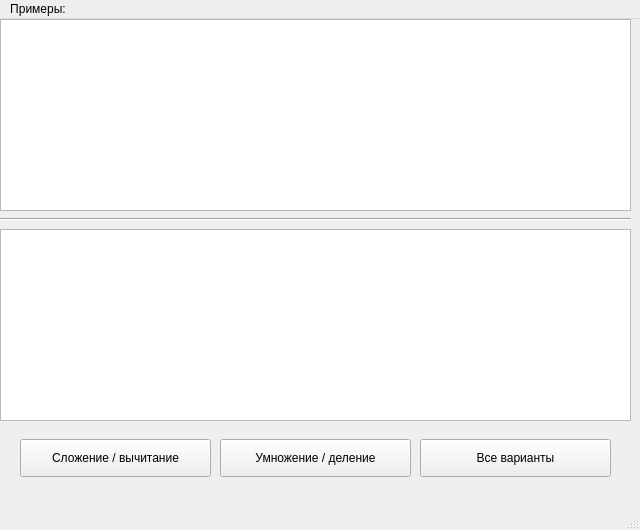
<?xml version="1.0" encoding="UTF-8"?>
<ui version="4.0">
 <class>MainWindow</class>
 <widget class="QMainWindow" name="MainWindow">
  <property name="geometry">
   <rect>
    <x>0</x>
    <y>0</y>
    <width>640</width>
    <height>530</height>
   </rect>
  </property>
  <property name="windowTitle">
   <string>MainWindow</string>
  </property>
  <widget class="QWidget" name="centralwidget">
   <widget class="QPushButton" name="pushButton">
    <property name="geometry">
     <rect>
      <x>20</x>
      <y>420</y>
      <width>191</width>
      <height>38</height>
     </rect>
    </property>
    <property name="text">
     <string>Сложение / вычитание</string>
    </property>
   </widget>
   <widget class="QPushButton" name="pushButton_2">
    <property name="geometry">
     <rect>
      <x>220</x>
      <y>420</y>
      <width>191</width>
      <height>38</height>
     </rect>
    </property>
    <property name="text">
     <string>Умножение / деление</string>
    </property>
   </widget>
   <widget class="QPushButton" name="pushButton_3">
    <property name="geometry">
     <rect>
      <x>420</x>
      <y>420</y>
      <width>191</width>
      <height>38</height>
     </rect>
    </property>
    <property name="text">
     <string>Все варианты</string>
    </property>
   </widget>
   <widget class="QTextEdit" name="textEdit">
    <property name="geometry">
     <rect>
      <x>0</x>
      <y>0</y>
      <width>631</width>
      <height>192</height>
     </rect>
    </property>
   </widget>
   <widget class="QTextEdit" name="textEdit_2">
    <property name="geometry">
     <rect>
      <x>0</x>
      <y>210</y>
      <width>631</width>
      <height>192</height>
     </rect>
    </property>
   </widget>
   <widget class="Line" name="line">
    <property name="geometry">
     <rect>
      <x>0</x>
      <y>190</y>
      <width>631</width>
      <height>20</height>
     </rect>
    </property>
    <property name="orientation">
     <enum>Qt::Horizontal</enum>
    </property>
   </widget>
  </widget>
  <widget class="QMenuBar" name="menubar">
   <property name="geometry">
    <rect>
     <x>0</x>
     <y>0</y>
     <width>640</width>
     <height>34</height>
    </rect>
   </property>
   <widget class="QMenu" name="menu1111">
    <property name="title">
     <string>Примеры:</string>
    </property>
   </widget>
   <addaction name="menu1111"/>
  </widget>
  <widget class="QStatusBar" name="statusbar"/>
 </widget>
 <resources/>
 <connections/>
</ui>
